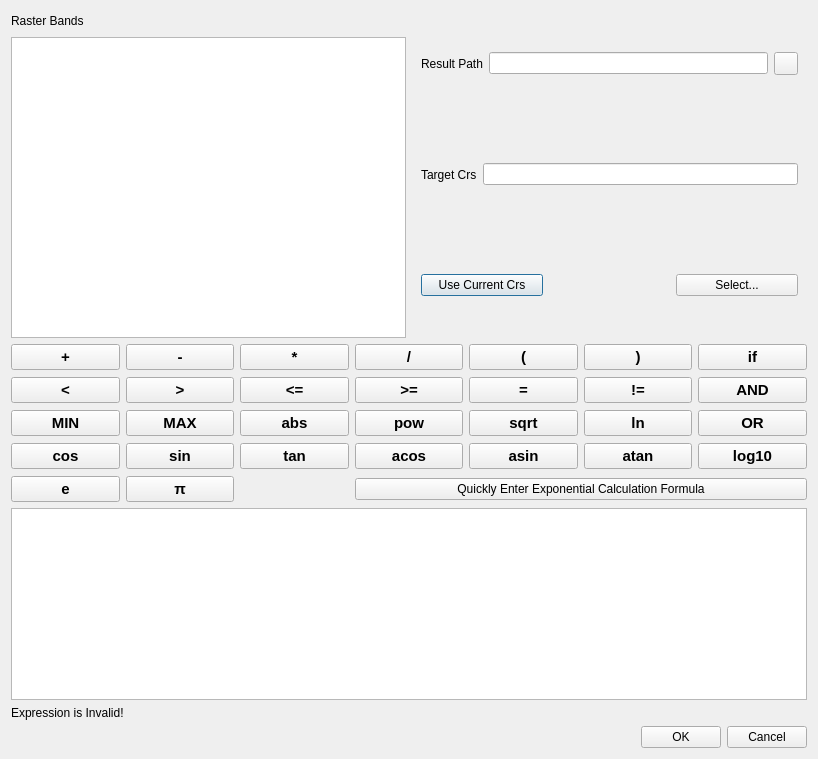
<?xml version="1.0" encoding="UTF-8"?>
<ui version="4.0">
 <class>rasterCalcDialog</class>
 <widget class="QDialog" name="rasterCalcDialog">
  <property name="geometry">
   <rect>
    <x>0</x>
    <y>0</y>
    <width>818</width>
    <height>759</height>
   </rect>
  </property>
  <property name="windowTitle">
   <string>Raster Calculator</string>
  </property>
  <layout class="QVBoxLayout" name="verticalLayout_3">
   <item>
    <layout class="QHBoxLayout" name="horizontalLayout_5">
     <item>
      <layout class="QVBoxLayout" name="verticalLayout">
       <item>
        <layout class="QHBoxLayout" name="horizontalLayout">
         <item>
          <widget class="BodyLabel" name="BodyLabel">
           <property name="text">
            <string>Raster Bands</string>
           </property>
          </widget>
         </item>
         <item>
          <spacer name="horizontalSpacer_2">
           <property name="orientation">
            <enum>Qt::Horizontal</enum>
           </property>
           <property name="sizeHint" stdset="0">
            <size>
             <width>40</width>
             <height>20</height>
            </size>
           </property>
          </spacer>
         </item>
        </layout>
       </item>
       <item>
        <widget class="ListView" name="ListView"/>
       </item>
      </layout>
     </item>
     <item>
      <layout class="QVBoxLayout" name="verticalLayout_2">
       <item>
        <widget class="CardWidget" name="CardWidget">
         <property name="layoutDirection">
          <enum>Qt::LeftToRight</enum>
         </property>
         <layout class="QHBoxLayout" name="horizontalLayout_2">
          <item>
           <widget class="BodyLabel" name="BodyLabel_4">
            <property name="text">
             <string>Result Path</string>
            </property>
           </widget>
          </item>
          <item>
           <widget class="LineEdit" name="resLE">
            <property name="readOnly">
             <bool>true</bool>
            </property>
           </widget>
          </item>
          <item>
           <widget class="ToolButton" name="selectSaveFilePB"/>
          </item>
         </layout>
        </widget>
       </item>
       <item>
        <widget class="CardWidget" name="CardWidget_2">
         <layout class="QHBoxLayout" name="horizontalLayout_3">
          <item>
           <widget class="BodyLabel" name="BodyLabel_2">
            <property name="text">
             <string>Target Crs</string>
            </property>
           </widget>
          </item>
          <item>
           <widget class="LineEdit" name="targetCrsLE"/>
          </item>
         </layout>
        </widget>
       </item>
       <item>
        <widget class="CardWidget" name="CardWidget_5">
         <layout class="QHBoxLayout" name="horizontalLayout_4">
          <item>
           <widget class="PrimaryPushButton" name="selectMapcanvasCrsPB">
            <property name="text">
             <string>Use Current Crs</string>
            </property>
           </widget>
          </item>
          <item>
           <widget class="PrimarySplitPushButton" name="selectLayerSPB">
            <property name="text_" stdset="0">
             <string>Select Layer Crs</string>
            </property>
           </widget>
          </item>
          <item>
           <widget class="PrimaryPushButton" name="selectMorePB">
            <property name="text">
             <string>Select...</string>
            </property>
           </widget>
          </item>
         </layout>
        </widget>
       </item>
      </layout>
     </item>
    </layout>
   </item>
   <item>
    <layout class="QGridLayout" name="gridLayout">
     <property name="verticalSpacing">
      <number>7</number>
     </property>
     <item row="2" column="5">
      <widget class="PushButton" name="lnPb">
       <property name="font">
        <font>
         <pointsize>11</pointsize>
         <weight>75</weight>
         <bold>true</bold>
        </font>
       </property>
       <property name="text">
        <string>ln</string>
       </property>
      </widget>
     </item>
     <item row="0" column="1">
      <widget class="PushButton" name="minusPb">
       <property name="font">
        <font>
         <pointsize>11</pointsize>
         <weight>75</weight>
         <bold>true</bold>
        </font>
       </property>
       <property name="text">
        <string>-</string>
       </property>
      </widget>
     </item>
     <item row="2" column="4">
      <widget class="PushButton" name="sqrtPb">
       <property name="font">
        <font>
         <pointsize>11</pointsize>
         <weight>75</weight>
         <bold>true</bold>
        </font>
       </property>
       <property name="text">
        <string>sqrt</string>
       </property>
      </widget>
     </item>
     <item row="4" column="1">
      <widget class="PushButton" name="paiPb">
       <property name="font">
        <font>
         <pointsize>11</pointsize>
         <weight>75</weight>
         <bold>true</bold>
        </font>
       </property>
       <property name="text">
        <string>π</string>
       </property>
      </widget>
     </item>
     <item row="4" column="0">
      <widget class="PushButton" name="ePb">
       <property name="font">
        <font>
         <pointsize>11</pointsize>
         <weight>75</weight>
         <bold>true</bold>
        </font>
       </property>
       <property name="text">
        <string>e</string>
       </property>
      </widget>
     </item>
     <item row="0" column="4">
      <widget class="PushButton" name="leftPb">
       <property name="font">
        <font>
         <pointsize>11</pointsize>
         <weight>75</weight>
         <bold>true</bold>
        </font>
       </property>
       <property name="text">
        <string>(</string>
       </property>
      </widget>
     </item>
     <item row="3" column="6">
      <widget class="PushButton" name="log10Pb">
       <property name="font">
        <font>
         <pointsize>11</pointsize>
         <weight>75</weight>
         <bold>true</bold>
        </font>
       </property>
       <property name="text">
        <string>log10</string>
       </property>
      </widget>
     </item>
     <item row="0" column="0">
      <widget class="PushButton" name="plusPb">
       <property name="font">
        <font>
         <pointsize>11</pointsize>
         <weight>75</weight>
         <bold>true</bold>
        </font>
       </property>
       <property name="text">
        <string>+</string>
       </property>
      </widget>
     </item>
     <item row="2" column="2">
      <widget class="PushButton" name="absPb">
       <property name="font">
        <font>
         <pointsize>11</pointsize>
         <weight>75</weight>
         <bold>true</bold>
        </font>
       </property>
       <property name="text">
        <string>abs</string>
       </property>
      </widget>
     </item>
     <item row="3" column="5">
      <widget class="PushButton" name="atanPb">
       <property name="font">
        <font>
         <pointsize>11</pointsize>
         <weight>75</weight>
         <bold>true</bold>
        </font>
       </property>
       <property name="text">
        <string>atan</string>
       </property>
      </widget>
     </item>
     <item row="3" column="0">
      <widget class="PushButton" name="cosPb">
       <property name="font">
        <font>
         <pointsize>11</pointsize>
         <weight>75</weight>
         <bold>true</bold>
        </font>
       </property>
       <property name="text">
        <string>cos</string>
       </property>
      </widget>
     </item>
     <item row="0" column="5">
      <widget class="PushButton" name="rightPb">
       <property name="font">
        <font>
         <pointsize>11</pointsize>
         <weight>75</weight>
         <bold>true</bold>
        </font>
       </property>
       <property name="text">
        <string>)</string>
       </property>
      </widget>
     </item>
     <item row="1" column="5">
      <widget class="PushButton" name="notEqPb">
       <property name="font">
        <font>
         <pointsize>11</pointsize>
         <weight>75</weight>
         <bold>true</bold>
        </font>
       </property>
       <property name="text">
        <string>!=</string>
       </property>
      </widget>
     </item>
     <item row="0" column="2">
      <widget class="PushButton" name="mulPb">
       <property name="font">
        <font>
         <pointsize>11</pointsize>
         <weight>75</weight>
         <bold>true</bold>
        </font>
       </property>
       <property name="text">
        <string>*</string>
       </property>
      </widget>
     </item>
     <item row="2" column="6">
      <widget class="PushButton" name="orPb">
       <property name="font">
        <font>
         <pointsize>11</pointsize>
         <weight>75</weight>
         <bold>true</bold>
        </font>
       </property>
       <property name="text">
        <string>OR</string>
       </property>
      </widget>
     </item>
     <item row="2" column="0">
      <widget class="PushButton" name="minPb">
       <property name="font">
        <font>
         <pointsize>11</pointsize>
         <weight>75</weight>
         <bold>true</bold>
        </font>
       </property>
       <property name="text">
        <string>MIN</string>
       </property>
      </widget>
     </item>
     <item row="3" column="1">
      <widget class="PushButton" name="sinPb">
       <property name="font">
        <font>
         <pointsize>11</pointsize>
         <weight>75</weight>
         <bold>true</bold>
        </font>
       </property>
       <property name="text">
        <string>sin</string>
       </property>
      </widget>
     </item>
     <item row="3" column="3">
      <widget class="PushButton" name="acosPb">
       <property name="font">
        <font>
         <pointsize>11</pointsize>
         <weight>75</weight>
         <bold>true</bold>
        </font>
       </property>
       <property name="text">
        <string>acos</string>
       </property>
      </widget>
     </item>
     <item row="2" column="1">
      <widget class="PushButton" name="maxPb">
       <property name="font">
        <font>
         <pointsize>11</pointsize>
         <weight>75</weight>
         <bold>true</bold>
        </font>
       </property>
       <property name="text">
        <string>MAX</string>
       </property>
      </widget>
     </item>
     <item row="1" column="4">
      <widget class="PushButton" name="eqPb">
       <property name="font">
        <font>
         <pointsize>11</pointsize>
         <weight>75</weight>
         <bold>true</bold>
        </font>
       </property>
       <property name="text">
        <string>=</string>
       </property>
      </widget>
     </item>
     <item row="2" column="3">
      <widget class="PushButton" name="powPb">
       <property name="font">
        <font>
         <pointsize>11</pointsize>
         <weight>75</weight>
         <bold>true</bold>
        </font>
       </property>
       <property name="text">
        <string>pow</string>
       </property>
      </widget>
     </item>
     <item row="1" column="6">
      <widget class="PushButton" name="andPb">
       <property name="font">
        <font>
         <pointsize>11</pointsize>
         <weight>75</weight>
         <bold>true</bold>
        </font>
       </property>
       <property name="text">
        <string>AND</string>
       </property>
      </widget>
     </item>
     <item row="3" column="2">
      <widget class="PushButton" name="tanPb">
       <property name="font">
        <font>
         <pointsize>11</pointsize>
         <weight>75</weight>
         <bold>true</bold>
        </font>
       </property>
       <property name="text">
        <string>tan</string>
       </property>
      </widget>
     </item>
     <item row="1" column="1">
      <widget class="PushButton" name="greaterPb">
       <property name="font">
        <font>
         <pointsize>11</pointsize>
         <weight>75</weight>
         <bold>true</bold>
        </font>
       </property>
       <property name="text">
        <string>&gt;</string>
       </property>
      </widget>
     </item>
     <item row="0" column="6">
      <widget class="PushButton" name="ifPb">
       <property name="font">
        <font>
         <pointsize>11</pointsize>
         <weight>75</weight>
         <bold>true</bold>
        </font>
       </property>
       <property name="text">
        <string>if</string>
       </property>
      </widget>
     </item>
     <item row="1" column="0">
      <widget class="PushButton" name="lessPb">
       <property name="font">
        <font>
         <pointsize>11</pointsize>
         <weight>75</weight>
         <bold>true</bold>
        </font>
       </property>
       <property name="text">
        <string>&lt;</string>
       </property>
      </widget>
     </item>
     <item row="0" column="3">
      <widget class="PushButton" name="divPb">
       <property name="font">
        <font>
         <pointsize>11</pointsize>
         <weight>75</weight>
         <bold>true</bold>
        </font>
       </property>
       <property name="text">
        <string>/</string>
       </property>
      </widget>
     </item>
     <item row="1" column="3">
      <widget class="PushButton" name="greaterEqPb">
       <property name="font">
        <font>
         <pointsize>11</pointsize>
         <weight>75</weight>
         <bold>true</bold>
        </font>
       </property>
       <property name="text">
        <string>&gt;=</string>
       </property>
      </widget>
     </item>
     <item row="1" column="2">
      <widget class="PushButton" name="lessEqPb">
       <property name="font">
        <font>
         <pointsize>11</pointsize>
         <weight>75</weight>
         <bold>true</bold>
        </font>
       </property>
       <property name="text">
        <string>&lt;=</string>
       </property>
      </widget>
     </item>
     <item row="3" column="4">
      <widget class="PushButton" name="asinPb">
       <property name="font">
        <font>
         <pointsize>11</pointsize>
         <weight>75</weight>
         <bold>true</bold>
        </font>
       </property>
       <property name="text">
        <string>asin</string>
       </property>
      </widget>
     </item>
     <item row="4" column="3" colspan="4">
      <widget class="PrimaryPushButton" name="selectCalcTemplatePb">
       <property name="text">
        <string>Quickly Enter Exponential Calculation Formula</string>
       </property>
      </widget>
     </item>
    </layout>
   </item>
   <item>
    <widget class="TextEdit" name="TextEdit">
     <property name="sizePolicy">
      <sizepolicy hsizetype="Expanding" vsizetype="Fixed">
       <horstretch>0</horstretch>
       <verstretch>0</verstretch>
      </sizepolicy>
     </property>
    </widget>
   </item>
   <item>
    <widget class="BodyLabel" name="expressionLabel">
     <property name="text">
      <string>Expression is Invalid!</string>
     </property>
    </widget>
   </item>
   <item>
    <layout class="QHBoxLayout" name="horizontalLayout_8">
     <item>
      <spacer name="horizontalSpacer">
       <property name="orientation">
        <enum>Qt::Horizontal</enum>
       </property>
       <property name="sizeHint" stdset="0">
        <size>
         <width>40</width>
         <height>20</height>
        </size>
       </property>
      </spacer>
     </item>
     <item>
      <widget class="PushButton" name="runPB">
       <property name="text">
        <string>OK</string>
       </property>
      </widget>
     </item>
     <item>
      <widget class="PushButton" name="cancelPB">
       <property name="text">
        <string>Cancel</string>
       </property>
      </widget>
     </item>
    </layout>
   </item>
  </layout>
 </widget>
 <customwidgets>
  <customwidget>
   <class>PushButton</class>
   <extends>QPushButton</extends>
   <header>qfluentwidgets</header>
  </customwidget>
  <customwidget>
   <class>PrimaryPushButton</class>
   <extends>PushButton</extends>
   <header>qfluentwidgets</header>
  </customwidget>
  <customwidget>
   <class>SplitPushButton</class>
   <extends>QWidget</extends>
   <header>qfluentwidgets</header>
  </customwidget>
  <customwidget>
   <class>PrimarySplitPushButton</class>
   <extends>SplitPushButton</extends>
   <header>qfluentwidgets</header>
  </customwidget>
  <customwidget>
   <class>ToolButton</class>
   <extends>QToolButton</extends>
   <header>qfluentwidgets</header>
  </customwidget>
  <customwidget>
   <class>CardWidget</class>
   <extends>QFrame</extends>
   <header>qfluentwidgets</header>
   <container>1</container>
  </customwidget>
  <customwidget>
   <class>BodyLabel</class>
   <extends>QLabel</extends>
   <header>qfluentwidgets</header>
  </customwidget>
  <customwidget>
   <class>LineEdit</class>
   <extends>QLineEdit</extends>
   <header>qfluentwidgets</header>
  </customwidget>
  <customwidget>
   <class>TextEdit</class>
   <extends>QTextEdit</extends>
   <header>qfluentwidgets</header>
  </customwidget>
  <customwidget>
   <class>ListView</class>
   <extends>QListView</extends>
   <header>qfluentwidgets</header>
  </customwidget>
 </customwidgets>
 <resources/>
 <connections/>
</ui>
